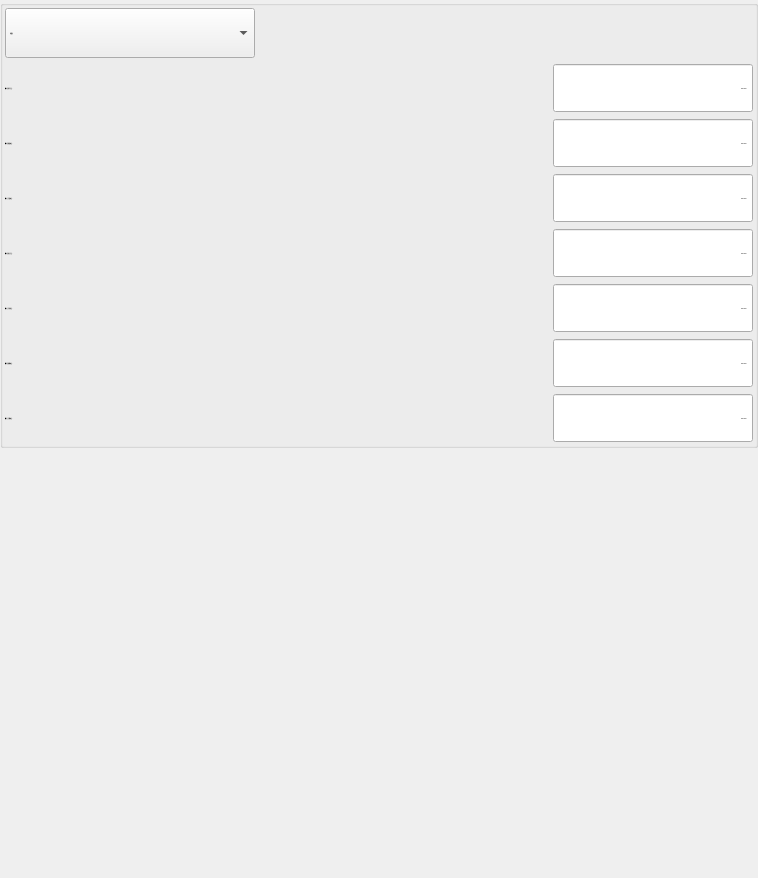
        <widget class="QWidget" name="tabRun">
         <attribute name="icon">
          <iconset resource="xPad.qrc">
           <normaloff>:/img/widget/TabHeader.png</normaloff>:/img/widget/TabHeader.png</iconset>
         </attribute>
         <attribute name="title">
          <string>副臂</string>
         </attribute>
         <layout class="QGridLayout" name="gridLayout_21">
          <property name="margin">
           <number>0</number>
          </property>
          <property name="spacing">
           <number>0</number>
          </property>
          <item row="0" column="0">
           <widget class="QGroupBox" name="groupBoxRA">
            <property name="font">
             <font>
              <family>微软雅黑</family>
              <pointsize>-1</pointsize>
              <weight>50</weight>
              <italic>false</italic>
              <bold>false</bold>
             </font>
            </property>
            <property name="title">
             <string/>
            </property>
            <layout class="QGridLayout" name="gridLayout_16">
             <property name="horizontalSpacing">
              <number>2</number>
             </property>
             <property name="verticalSpacing">
              <number>5</number>
             </property>
             <property name="margin">
              <number>2</number>
             </property>
             <item row="0" column="0">
              <widget class="QComboBox" name="cBoxRunMode">
               <property name="minimumSize">
                <size>
                 <width>250</width>
                 <height>50</height>
                </size>
               </property>
               <property name="maximumSize">
                <size>
                 <width>250</width>
                 <height>50</height>
                </size>
               </property>
               <property name="font">
                <font>
                 <family>微软雅黑</family>
                 <pointsize>-1</pointsize>
                 <weight>50</weight>
                 <italic>false</italic>
                 <bold>false</bold>
                </font>
               </property>
               <property name="focusPolicy">
                <enum>Qt::WheelFocus</enum>
               </property>
               <property name="styleSheet">
                <string notr="true"/>
               </property>
               <item>
                <property name="text">
                 <string>不使用</string>
                </property>
               </item>
               <item>
                <property name="text">
                 <string>点置物模式</string>
                </property>
               </item>
              </widget>
             </item>
             <item row="1" column="0" colspan="2">
              <widget class="QLabel" name="labelBRunDown">
               <property name="sizePolicy">
                <sizepolicy hsizetype="Expanding" vsizetype="Fixed">
                 <horstretch>0</horstretch>
                 <verstretch>0</verstretch>
                </sizepolicy>
               </property>
               <property name="minimumSize">
                <size>
                 <width>110</width>
                 <height>50</height>
                </size>
               </property>
               <property name="maximumSize">
                <size>
                 <width>16777215</width>
                 <height>50</height>
                </size>
               </property>
               <property name="font">
                <font>
                 <family>微软雅黑</family>
                 <pointsize>-1</pointsize>
                 <weight>50</weight>
                 <italic>false</italic>
                 <bold>false</bold>
                </font>
               </property>
               <property name="text">
                <string>模内引拔下行点：</string>
               </property>
               <property name="alignment">
                <set>Qt::AlignLeading|Qt::AlignLeft|Qt::AlignVCenter</set>
               </property>
              </widget>
             </item>
             <item row="1" column="2">
              <widget class="xDoubleSpinBox" name="BoxBRunDown">
               <property name="sizePolicy">
                <sizepolicy hsizetype="Fixed" vsizetype="Fixed">
                 <horstretch>0</horstretch>
                 <verstretch>0</verstretch>
                </sizepolicy>
               </property>
               <property name="minimumSize">
                <size>
                 <width>200</width>
                 <height>50</height>
                </size>
               </property>
               <property name="maximumSize">
                <size>
                 <width>16777215</width>
                 <height>50</height>
                </size>
               </property>
               <property name="font">
                <font>
                 <family>微软雅黑</family>
                 <pointsize>-1</pointsize>
                 <weight>50</weight>
                 <italic>false</italic>
                 <bold>false</bold>
                </font>
               </property>
               <property name="focusPolicy">
                <enum>Qt::ClickFocus</enum>
               </property>
               <property name="alignment">
                <set>Qt::AlignRight|Qt::AlignTrailing|Qt::AlignVCenter</set>
               </property>
               <property name="readOnly">
                <bool>true</bool>
               </property>
               <property name="buttonSymbols">
                <enum>QAbstractSpinBox::NoButtons</enum>
               </property>
               <property name="keyboardTracking">
                <bool>false</bool>
               </property>
               <property name="prefix">
                <string notr="true"/>
               </property>
               <property name="suffix">
                <string>mm</string>
               </property>
               <property name="decimals">
                <number>2</number>
               </property>
               <property name="maximum">
                <double>60000.000000000000000</double>
               </property>
               <property name="singleStep">
                <double>0.010000000000000</double>
               </property>
               <property name="value">
                <double>6553.500000000000000</double>
               </property>
               <property name="HasBtn" stdset="0">
                <bool>false</bool>
               </property>
              </widget>
             </item>
             <item row="2" column="0" colspan="2">
              <widget class="QLabel" name="labelBRunCatch">
               <property name="sizePolicy">
                <sizepolicy hsizetype="Expanding" vsizetype="Fixed">
                 <horstretch>0</horstretch>
                 <verstretch>0</verstretch>
                </sizepolicy>
               </property>
               <property name="minimumSize">
                <size>
                 <width>110</width>
                 <height>50</height>
                </size>
               </property>
               <property name="maximumSize">
                <size>
                 <width>16777215</width>
                 <height>50</height>
                </size>
               </property>
               <property name="font">
                <font>
                 <family>微软雅黑</family>
                 <pointsize>-1</pointsize>
                 <weight>50</weight>
                 <italic>false</italic>
                 <bold>false</bold>
                </font>
               </property>
               <property name="layoutDirection">
                <enum>Qt::LeftToRight</enum>
               </property>
               <property name="text">
                <string>模内引拔取物点：</string>
               </property>
               <property name="alignment">
                <set>Qt::AlignLeading|Qt::AlignLeft|Qt::AlignVCenter</set>
               </property>
              </widget>
             </item>
             <item row="2" column="2">
              <widget class="xDoubleSpinBox" name="BoxBRunCatch">
               <property name="sizePolicy">
                <sizepolicy hsizetype="Fixed" vsizetype="Fixed">
                 <horstretch>0</horstretch>
                 <verstretch>0</verstretch>
                </sizepolicy>
               </property>
               <property name="minimumSize">
                <size>
                 <width>200</width>
                 <height>50</height>
                </size>
               </property>
               <property name="maximumSize">
                <size>
                 <width>16777215</width>
                 <height>50</height>
                </size>
               </property>
               <property name="font">
                <font>
                 <family>微软雅黑</family>
                 <pointsize>-1</pointsize>
                 <weight>50</weight>
                 <italic>false</italic>
                 <bold>false</bold>
                </font>
               </property>
               <property name="focusPolicy">
                <enum>Qt::ClickFocus</enum>
               </property>
               <property name="alignment">
                <set>Qt::AlignRight|Qt::AlignTrailing|Qt::AlignVCenter</set>
               </property>
               <property name="readOnly">
                <bool>true</bool>
               </property>
               <property name="buttonSymbols">
                <enum>QAbstractSpinBox::NoButtons</enum>
               </property>
               <property name="keyboardTracking">
                <bool>false</bool>
               </property>
               <property name="prefix">
                <string notr="true"/>
               </property>
               <property name="suffix">
                <string>mm</string>
               </property>
               <property name="decimals">
                <number>2</number>
               </property>
               <property name="maximum">
                <double>60000.000000000000000</double>
               </property>
               <property name="singleStep">
                <double>0.010000000000000</double>
               </property>
               <property name="value">
                <double>6553.500000000000000</double>
               </property>
               <property name="HasBtn" stdset="0">
                <bool>false</bool>
               </property>
              </widget>
             </item>
             <item row="3" column="0" colspan="2">
              <widget class="QLabel" name="labelARunCatch">
               <property name="sizePolicy">
                <sizepolicy hsizetype="Expanding" vsizetype="Fixed">
                 <horstretch>0</horstretch>
                 <verstretch>0</verstretch>
                </sizepolicy>
               </property>
               <property name="minimumSize">
                <size>
                 <width>110</width>
                 <height>50</height>
                </size>
               </property>
               <property name="maximumSize">
                <size>
                 <width>16777215</width>
                 <height>50</height>
                </size>
               </property>
               <property name="font">
                <font>
                 <family>微软雅黑</family>
                 <pointsize>-1</pointsize>
                 <weight>50</weight>
                 <italic>false</italic>
                 <bold>false</bold>
                </font>
               </property>
               <property name="layoutDirection">
                <enum>Qt::LeftToRight</enum>
               </property>
               <property name="text">
                <string>模内上下取物点：</string>
               </property>
               <property name="alignment">
                <set>Qt::AlignLeading|Qt::AlignLeft|Qt::AlignVCenter</set>
               </property>
              </widget>
             </item>
             <item row="3" column="2">
              <widget class="xDoubleSpinBox" name="BoxARunCatch">
               <property name="sizePolicy">
                <sizepolicy hsizetype="Fixed" vsizetype="Fixed">
                 <horstretch>0</horstretch>
                 <verstretch>0</verstretch>
                </sizepolicy>
               </property>
               <property name="minimumSize">
                <size>
                 <width>200</width>
                 <height>50</height>
                </size>
               </property>
               <property name="maximumSize">
                <size>
                 <width>16777215</width>
                 <height>50</height>
                </size>
               </property>
               <property name="font">
                <font>
                 <family>微软雅黑</family>
                 <pointsize>-1</pointsize>
                 <weight>50</weight>
                 <italic>false</italic>
                 <bold>false</bold>
                </font>
               </property>
               <property name="focusPolicy">
                <enum>Qt::ClickFocus</enum>
               </property>
               <property name="alignment">
                <set>Qt::AlignRight|Qt::AlignTrailing|Qt::AlignVCenter</set>
               </property>
               <property name="readOnly">
                <bool>true</bool>
               </property>
               <property name="buttonSymbols">
                <enum>QAbstractSpinBox::NoButtons</enum>
               </property>
               <property name="keyboardTracking">
                <bool>false</bool>
               </property>
               <property name="prefix">
                <string notr="true"/>
               </property>
               <property name="suffix">
                <string>mm</string>
               </property>
               <property name="decimals">
                <number>2</number>
               </property>
               <property name="maximum">
                <double>60000.000000000000000</double>
               </property>
               <property name="singleStep">
                <double>0.010000000000000</double>
               </property>
               <property name="value">
                <double>6553.500000000000000</double>
               </property>
               <property name="HasBtn" stdset="0">
                <bool>false</bool>
               </property>
              </widget>
             </item>
             <item row="4" column="0" colspan="2">
              <widget class="QLabel" name="labelBRunUP">
               <property name="sizePolicy">
                <sizepolicy hsizetype="Expanding" vsizetype="Fixed">
                 <horstretch>0</horstretch>
                 <verstretch>0</verstretch>
                </sizepolicy>
               </property>
               <property name="minimumSize">
                <size>
                 <width>110</width>
                 <height>50</height>
                </size>
               </property>
               <property name="maximumSize">
                <size>
                 <width>16777215</width>
                 <height>50</height>
                </size>
               </property>
               <property name="font">
                <font>
                 <family>微软雅黑</family>
                 <pointsize>-1</pointsize>
                 <weight>50</weight>
                 <italic>false</italic>
                 <bold>false</bold>
                </font>
               </property>
               <property name="layoutDirection">
                <enum>Qt::LeftToRight</enum>
               </property>
               <property name="text">
                <string>模内引拔上行点：</string>
               </property>
               <property name="alignment">
                <set>Qt::AlignLeading|Qt::AlignLeft|Qt::AlignVCenter</set>
               </property>
              </widget>
             </item>
             <item row="4" column="2">
              <widget class="xDoubleSpinBox" name="BoxBRunUP">
               <property name="sizePolicy">
                <sizepolicy hsizetype="Fixed" vsizetype="Fixed">
                 <horstretch>0</horstretch>
                 <verstretch>0</verstretch>
                </sizepolicy>
               </property>
               <property name="minimumSize">
                <size>
                 <width>200</width>
                 <height>50</height>
                </size>
               </property>
               <property name="maximumSize">
                <size>
                 <width>16777215</width>
                 <height>50</height>
                </size>
               </property>
               <property name="font">
                <font>
                 <family>微软雅黑</family>
                 <pointsize>-1</pointsize>
                 <weight>50</weight>
                 <italic>false</italic>
                 <bold>false</bold>
                </font>
               </property>
               <property name="focusPolicy">
                <enum>Qt::ClickFocus</enum>
               </property>
               <property name="alignment">
                <set>Qt::AlignRight|Qt::AlignTrailing|Qt::AlignVCenter</set>
               </property>
               <property name="readOnly">
                <bool>true</bool>
               </property>
               <property name="buttonSymbols">
                <enum>QAbstractSpinBox::NoButtons</enum>
               </property>
               <property name="keyboardTracking">
                <bool>false</bool>
               </property>
               <property name="prefix">
                <string notr="true"/>
               </property>
               <property name="suffix">
                <string>mm</string>
               </property>
               <property name="decimals">
                <number>2</number>
               </property>
               <property name="maximum">
                <double>60000.000000000000000</double>
               </property>
               <property name="singleStep">
                <double>0.010000000000000</double>
               </property>
               <property name="value">
                <double>6553.500000000000000</double>
               </property>
               <property name="HasBtn" stdset="0">
                <bool>false</bool>
               </property>
              </widget>
             </item>
             <item row="5" column="0" colspan="2">
              <widget class="QLabel" name="labelARunWait">
               <property name="sizePolicy">
                <sizepolicy hsizetype="Expanding" vsizetype="Fixed">
                 <horstretch>0</horstretch>
                 <verstretch>0</verstretch>
                </sizepolicy>
               </property>
               <property name="minimumSize">
                <size>
                 <width>110</width>
                 <height>50</height>
                </size>
               </property>
               <property name="maximumSize">
                <size>
                 <width>16777215</width>
                 <height>50</height>
                </size>
               </property>
               <property name="font">
                <font>
                 <family>微软雅黑</family>
                 <pointsize>-1</pointsize>
                 <weight>50</weight>
                 <italic>false</italic>
                 <bold>false</bold>
                </font>
               </property>
               <property name="layoutDirection">
                <enum>Qt::LeftToRight</enum>
               </property>
               <property name="text">
                <string>模内上下待机点：</string>
               </property>
               <property name="alignment">
                <set>Qt::AlignLeading|Qt::AlignLeft|Qt::AlignVCenter</set>
               </property>
              </widget>
             </item>
             <item row="5" column="2">
              <widget class="xDoubleSpinBox" name="BoxARunWait">
               <property name="sizePolicy">
                <sizepolicy hsizetype="Fixed" vsizetype="Fixed">
                 <horstretch>0</horstretch>
                 <verstretch>0</verstretch>
                </sizepolicy>
               </property>
               <property name="minimumSize">
                <size>
                 <width>200</width>
                 <height>50</height>
                </size>
               </property>
               <property name="maximumSize">
                <size>
                 <width>16777215</width>
                 <height>50</height>
                </size>
               </property>
               <property name="font">
                <font>
                 <family>微软雅黑</family>
                 <pointsize>-1</pointsize>
                 <weight>50</weight>
                 <italic>false</italic>
                 <bold>false</bold>
                </font>
               </property>
               <property name="focusPolicy">
                <enum>Qt::ClickFocus</enum>
               </property>
               <property name="alignment">
                <set>Qt::AlignRight|Qt::AlignTrailing|Qt::AlignVCenter</set>
               </property>
               <property name="readOnly">
                <bool>true</bool>
               </property>
               <property name="buttonSymbols">
                <enum>QAbstractSpinBox::NoButtons</enum>
               </property>
               <property name="keyboardTracking">
                <bool>false</bool>
               </property>
               <property name="prefix">
                <string notr="true"/>
               </property>
               <property name="suffix">
                <string>mm</string>
               </property>
               <property name="decimals">
                <number>2</number>
               </property>
               <property name="maximum">
                <double>60000.000000000000000</double>
               </property>
               <property name="singleStep">
                <double>0.010000000000000</double>
               </property>
               <property name="value">
                <double>6553.500000000000000</double>
               </property>
               <property name="HasBtn" stdset="0">
                <bool>false</bool>
               </property>
              </widget>
             </item>
             <item row="6" column="0" colspan="2">
              <widget class="QLabel" name="labelBRunRel">
               <property name="sizePolicy">
                <sizepolicy hsizetype="Expanding" vsizetype="Fixed">
                 <horstretch>0</horstretch>
                 <verstretch>0</verstretch>
                </sizepolicy>
               </property>
               <property name="minimumSize">
                <size>
                 <width>110</width>
                 <height>50</height>
                </size>
               </property>
               <property name="maximumSize">
                <size>
                 <width>16777215</width>
                 <height>50</height>
                </size>
               </property>
               <property name="font">
                <font>
                 <family>微软雅黑</family>
                 <pointsize>-1</pointsize>
                 <weight>50</weight>
                 <italic>false</italic>
                 <bold>false</bold>
                </font>
               </property>
               <property name="layoutDirection">
                <enum>Qt::LeftToRight</enum>
               </property>
               <property name="text">
                <string>模外引拔置物点：</string>
               </property>
               <property name="alignment">
                <set>Qt::AlignLeading|Qt::AlignLeft|Qt::AlignVCenter</set>
               </property>
              </widget>
             </item>
             <item row="6" column="2">
              <widget class="xDoubleSpinBox" name="BoxBRunRel">
               <property name="sizePolicy">
                <sizepolicy hsizetype="Fixed" vsizetype="Fixed">
                 <horstretch>0</horstretch>
                 <verstretch>0</verstretch>
                </sizepolicy>
               </property>
               <property name="minimumSize">
                <size>
                 <width>200</width>
                 <height>50</height>
                </size>
               </property>
               <property name="maximumSize">
                <size>
                 <width>16777215</width>
                 <height>50</height>
                </size>
               </property>
               <property name="font">
                <font>
                 <family>微软雅黑</family>
                 <pointsize>-1</pointsize>
                 <weight>50</weight>
                 <italic>false</italic>
                 <bold>false</bold>
                </font>
               </property>
               <property name="focusPolicy">
                <enum>Qt::ClickFocus</enum>
               </property>
               <property name="alignment">
                <set>Qt::AlignRight|Qt::AlignTrailing|Qt::AlignVCenter</set>
               </property>
               <property name="readOnly">
                <bool>true</bool>
               </property>
               <property name="buttonSymbols">
                <enum>QAbstractSpinBox::NoButtons</enum>
               </property>
               <property name="keyboardTracking">
                <bool>false</bool>
               </property>
               <property name="prefix">
                <string notr="true"/>
               </property>
               <property name="suffix">
                <string>mm</string>
               </property>
               <property name="decimals">
                <number>2</number>
               </property>
               <property name="maximum">
                <double>60000.000000000000000</double>
               </property>
               <property name="singleStep">
                <double>0.010000000000000</double>
               </property>
               <property name="value">
                <double>6553.500000000000000</double>
               </property>
               <property name="HasBtn" stdset="0">
                <bool>false</bool>
               </property>
              </widget>
             </item>
             <item row="7" column="0" colspan="2">
              <widget class="QLabel" name="labelARunRel">
               <property name="sizePolicy">
                <sizepolicy hsizetype="Expanding" vsizetype="Fixed">
                 <horstretch>0</horstretch>
                 <verstretch>0</verstretch>
                </sizepolicy>
               </property>
               <property name="minimumSize">
                <size>
                 <width>110</width>
                 <height>50</height>
                </size>
               </property>
               <property name="maximumSize">
                <size>
                 <width>16777215</width>
                 <height>50</height>
                </size>
               </property>
               <property name="font">
                <font>
                 <family>微软雅黑</family>
                 <pointsize>-1</pointsize>
                 <weight>50</weight>
                 <italic>false</italic>
                 <bold>false</bold>
                </font>
               </property>
               <property name="layoutDirection">
                <enum>Qt::LeftToRight</enum>
               </property>
               <property name="text">
                <string>模外上下置物点：</string>
               </property>
               <property name="alignment">
                <set>Qt::AlignLeading|Qt::AlignLeft|Qt::AlignVCenter</set>
               </property>
              </widget>
             </item>
             <item row="7" column="2">
              <widget class="xDoubleSpinBox" name="BoxARunRel">
               <property name="sizePolicy">
                <sizepolicy hsizetype="Fixed" vsizetype="Fixed">
                 <horstretch>0</horstretch>
                 <verstretch>0</verstretch>
                </sizepolicy>
               </property>
               <property name="minimumSize">
                <size>
                 <width>200</width>
                 <height>50</height>
                </size>
               </property>
               <property name="maximumSize">
                <size>
                 <width>16777215</width>
                 <height>50</height>
                </size>
               </property>
               <property name="font">
                <font>
                 <family>微软雅黑</family>
                 <pointsize>-1</pointsize>
                 <weight>50</weight>
                 <italic>false</italic>
                 <bold>false</bold>
                </font>
               </property>
               <property name="focusPolicy">
                <enum>Qt::ClickFocus</enum>
               </property>
               <property name="alignment">
                <set>Qt::AlignRight|Qt::AlignTrailing|Qt::AlignVCenter</set>
               </property>
               <property name="readOnly">
                <bool>true</bool>
               </property>
               <property name="buttonSymbols">
                <enum>QAbstractSpinBox::NoButtons</enum>
               </property>
               <property name="keyboardTracking">
                <bool>false</bool>
               </property>
               <property name="prefix">
                <string notr="true"/>
               </property>
               <property name="suffix">
                <string>mm</string>
               </property>
               <property name="decimals">
                <number>2</number>
               </property>
               <property name="maximum">
                <double>60000.000000000000000</double>
               </property>
               <property name="singleStep">
                <double>0.010000000000000</double>
               </property>
               <property name="value">
                <double>6553.500000000000000</double>
               </property>
               <property name="HasBtn" stdset="0">
                <bool>false</bool>
               </property>
              </widget>
             </item>
             <item row="0" column="1" colspan="2">
              <spacer name="horizontalSpacer_4">
               <property name="orientation">
                <enum>Qt::Horizontal</enum>
               </property>
               <property name="sizeHint" stdset="0">
                <size>
                 <width>40</width>
                 <height>20</height>
                </size>
               </property>
              </spacer>
             </item>
            </layout>
           </widget>
          </item>
          <item row="1" column="0">
           <spacer name="verticalSpacer_5">
            <property name="orientation">
             <enum>Qt::Vertical</enum>
            </property>
            <property name="sizeHint" stdset="0">
             <size>
              <width>758</width>
              <height>430</height>
             </size>
            </property>
           </spacer>
          </item>
         </layout>
        </widget>
